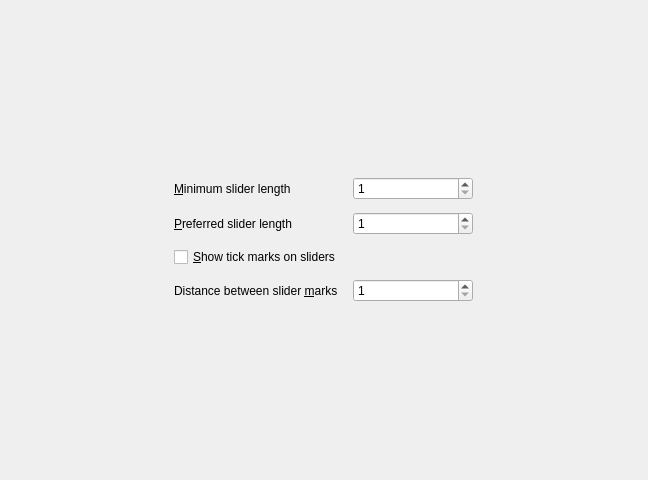
<?xml version="1.0" encoding="UTF-8"?>
<ui version="4.0">
 <class>KPlayerSettingsSlidersPage</class>
 <widget class="QFrame" name="KPlayerSettingsSlidersPage">
  <property name="geometry">
   <rect>
    <x>0</x>
    <y>0</y>
    <width>648</width>
    <height>480</height>
   </rect>
  </property>
  <property name="frameShape">
   <enum>QFrame::NoFrame</enum>
  </property>
  <property name="frameShadow">
   <enum>QFrame::Plain</enum>
  </property>
  <property name="lineWidth">
   <number>0</number>
  </property>
  <layout class="QGridLayout">
   <item row="0" column="0">
    <widget class="QFrame" name="frame4">
     <property name="sizePolicy">
      <sizepolicy hsizetype="Fixed" vsizetype="Fixed">
       <horstretch>0</horstretch>
       <verstretch>0</verstretch>
      </sizepolicy>
     </property>
     <property name="frameShape">
      <enum>QFrame::NoFrame</enum>
     </property>
     <property name="frameShadow">
      <enum>QFrame::Plain</enum>
     </property>
     <layout class="QGridLayout">
      <item row="0" column="0">
       <layout class="QGridLayout">
        <item row="0" column="0">
         <widget class="QLabel" name="l_minimum_slider_length">
          <property name="sizePolicy">
           <sizepolicy hsizetype="Minimum" vsizetype="Preferred">
            <horstretch>0</horstretch>
            <verstretch>0</verstretch>
           </sizepolicy>
          </property>
          <property name="toolTip">
           <string>Minimum length of slider control</string>
          </property>
          <property name="whatsThis">
           <string>Option that shows and allows you to change minimum length of slider control. It affects sliders embedded in toolbars.</string>
          </property>
          <property name="text">
           <string>&amp;Minimum slider length</string>
          </property>
          <property name="alignment">
           <set>Qt::AlignLeading|Qt::AlignLeft|Qt::AlignVCenter</set>
          </property>
          <property name="wordWrap">
           <bool>false</bool>
          </property>
          <property name="buddy">
           <cstring>c_minimum_slider_length</cstring>
          </property>
         </widget>
        </item>
        <item row="0" column="1">
         <widget class="KIntSpinBox" name="c_minimum_slider_length">
          <property name="sizePolicy">
           <sizepolicy hsizetype="Fixed" vsizetype="Fixed">
            <horstretch>0</horstretch>
            <verstretch>0</verstretch>
           </sizepolicy>
          </property>
          <property name="minimumSize">
           <size>
            <width>120</width>
            <height>0</height>
           </size>
          </property>
          <property name="maximumSize">
           <size>
            <width>120</width>
            <height>32767</height>
           </size>
          </property>
          <property name="toolTip">
           <string>Minimum length of slider control</string>
          </property>
          <property name="whatsThis">
           <string>Option that shows and allows you to change minimum length of slider control. It affects sliders embedded in toolbars.</string>
          </property>
          <property name="minimum">
           <number>1</number>
          </property>
          <property name="maximum">
           <number>9999</number>
          </property>
         </widget>
        </item>
        <item row="1" column="0">
         <widget class="QLabel" name="l_preferred_slider_length">
          <property name="sizePolicy">
           <sizepolicy hsizetype="Minimum" vsizetype="Preferred">
            <horstretch>0</horstretch>
            <verstretch>0</verstretch>
           </sizepolicy>
          </property>
          <property name="toolTip">
           <string>Preferred length of slider control</string>
          </property>
          <property name="whatsThis">
           <string>Option that shows and allows you to change preferred length of slider control. It affects both popup sliders and sliders embedded in toolbars.</string>
          </property>
          <property name="text">
           <string>&amp;Preferred slider length</string>
          </property>
          <property name="alignment">
           <set>Qt::AlignLeading|Qt::AlignLeft|Qt::AlignVCenter</set>
          </property>
          <property name="wordWrap">
           <bool>false</bool>
          </property>
          <property name="buddy">
           <cstring>c_preferred_slider_length</cstring>
          </property>
         </widget>
        </item>
        <item row="1" column="1">
         <widget class="KIntSpinBox" name="c_preferred_slider_length">
          <property name="sizePolicy">
           <sizepolicy hsizetype="Fixed" vsizetype="Fixed">
            <horstretch>0</horstretch>
            <verstretch>0</verstretch>
           </sizepolicy>
          </property>
          <property name="minimumSize">
           <size>
            <width>120</width>
            <height>0</height>
           </size>
          </property>
          <property name="maximumSize">
           <size>
            <width>120</width>
            <height>32767</height>
           </size>
          </property>
          <property name="toolTip">
           <string>Preferred length of slider control</string>
          </property>
          <property name="whatsThis">
           <string>Option that shows and allows you to change preferred length of slider control. It affects both popup sliders and sliders embedded in toolbars.</string>
          </property>
          <property name="minimum">
           <number>1</number>
          </property>
          <property name="maximum">
           <number>9999</number>
          </property>
         </widget>
        </item>
        <item row="2" column="0">
         <widget class="QCheckBox" name="c_show_slider_marks">
          <property name="toolTip">
           <string>Show tick marks on slider controls</string>
          </property>
          <property name="whatsThis">
           <string>Option to show slider marks on slider controls.</string>
          </property>
          <property name="text">
           <string>&amp;Show tick marks on sliders</string>
          </property>
         </widget>
        </item>
        <item row="3" column="0">
         <widget class="QLabel" name="l_slider_marks">
          <property name="sizePolicy">
           <sizepolicy hsizetype="Minimum" vsizetype="Preferred">
            <horstretch>0</horstretch>
            <verstretch>0</verstretch>
           </sizepolicy>
          </property>
          <property name="toolTip">
           <string>Distance between slider tick marks as a percentage</string>
          </property>
          <property name="whatsThis">
           <string>Option to specify the distance between slider tick marks, as a percentage of the slider length.</string>
          </property>
          <property name="text">
           <string>Distance between slider &amp;marks</string>
          </property>
          <property name="alignment">
           <set>Qt::AlignLeading|Qt::AlignLeft|Qt::AlignVCenter</set>
          </property>
          <property name="wordWrap">
           <bool>false</bool>
          </property>
          <property name="buddy">
           <cstring>c_slider_marks</cstring>
          </property>
         </widget>
        </item>
        <item row="3" column="1">
         <widget class="KIntSpinBox" name="c_slider_marks">
          <property name="sizePolicy">
           <sizepolicy hsizetype="Fixed" vsizetype="Fixed">
            <horstretch>0</horstretch>
            <verstretch>0</verstretch>
           </sizepolicy>
          </property>
          <property name="minimumSize">
           <size>
            <width>120</width>
            <height>0</height>
           </size>
          </property>
          <property name="maximumSize">
           <size>
            <width>120</width>
            <height>32767</height>
           </size>
          </property>
          <property name="toolTip">
           <string>Distance between slider tick marks as a percentage</string>
          </property>
          <property name="whatsThis">
           <string>Option to specify the distance between slider tick marks, as a percentage of the slider length.</string>
          </property>
          <property name="minimum">
           <number>1</number>
          </property>
          <property name="maximum">
           <number>100</number>
          </property>
         </widget>
        </item>
       </layout>
      </item>
     </layout>
    </widget>
   </item>
  </layout>
 </widget>
 <layoutdefault spacing="12" margin="0"/>
 <customwidgets>
  <customwidget>
   <class>KIntSpinBox</class>
   <extends>QSpinBox</extends>
   <header>knuminput.h</header>
  </customwidget>
 </customwidgets>
 <resources/>
 <connections>
  <connection>
   <sender>c_show_slider_marks</sender>
   <signal>toggled(bool)</signal>
   <receiver>KPlayerSettingsSlidersPage</receiver>
   <slot>showMarksChanged(bool)</slot>
   <hints>
    <hint type="sourcelabel">
     <x>169</x>
     <y>264</y>
    </hint>
    <hint type="destinationlabel">
     <x>20</x>
     <y>20</y>
    </hint>
   </hints>
  </connection>
  <connection>
   <sender>c_minimum_slider_length</sender>
   <signal>valueChanged(int)</signal>
   <receiver>KPlayerSettingsSlidersPage</receiver>
   <slot>minimumSliderLengthChanged(int)</slot>
   <hints>
    <hint type="sourcelabel">
     <x>438</x>
     <y>196</y>
    </hint>
    <hint type="destinationlabel">
     <x>331</x>
     <y>121</y>
    </hint>
   </hints>
  </connection>
 </connections>
</ui>
